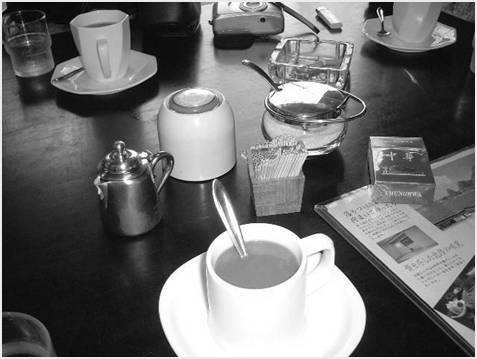
%> input picture Digital-Image-Processing/laplacian/cup.jpg, 477 x 359 px
$ octave laplacian.m   (GNU Octave 9; MATLAB toolbox functions it lacks are replaced by stand-ins)
%> lines starting %> are read from the running program, lines starting %| are printed output that depends on the picture

clear ;
%大小
n=3;
%定义模板
H{1} = [0 -1 0;
           -1  4 -1;
            0 -1 0];

H{2} = [-1 -1 -1;
           -1  8  -1;
           -1 -1 -1];

H{3} = [1 -2 1;
           -2 4 -2;
           1 -2 1];

H{4}= [0 -1 0;
          -1 5 -1;
           0 -1 0];

I = imread('cup.jpg');
%> I is the input picture: size 359x477 uint8; min 0, max 255, mean 110
[r , c] = size(I);
%> r = 359; c = 477
for m=1 : 4
img = I;
Idouble = double(I);
for i=1 : r - 2
     for j=1 : c -2
        area = Idouble(i:i+n-1 , j:j+n-1);
        %卷积
        x = area.*( H{m} );
        grad = sum(x(:));
        %超过255记为255 低于0记为0
        img(i+1 , j+1) = grad;
     end
end
imwrite(img , [num2str(m) '.jpg']);
end
%> this loop made 4 passes
%> pass 1, `imwrite(img , [num2str(m) '.jpg']);`:
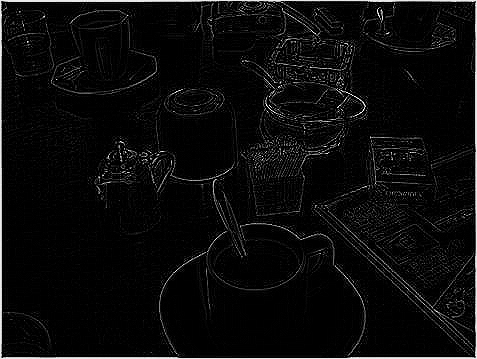
%> saved as 1.jpg: size 359x477 uint8; min 0, max 255, mean 11.3
%> pass 2, `imwrite(img , [num2str(m) '.jpg']);`:
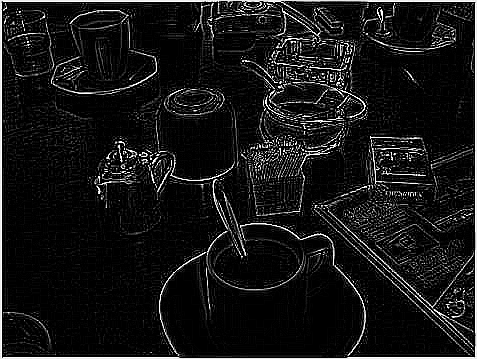
%> saved as 2.jpg: size 359x477 uint8; min 0, max 255, mean 22.1
%> after the loop:
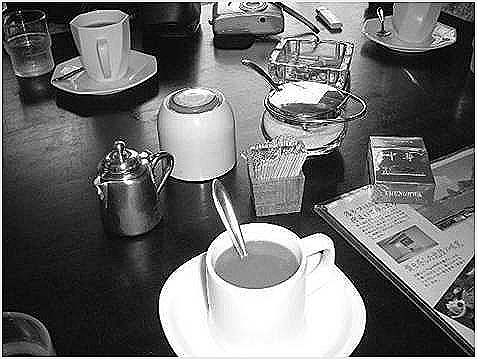
%> img: size 359x477 uint8; min 0, max 255, mean 109.5
